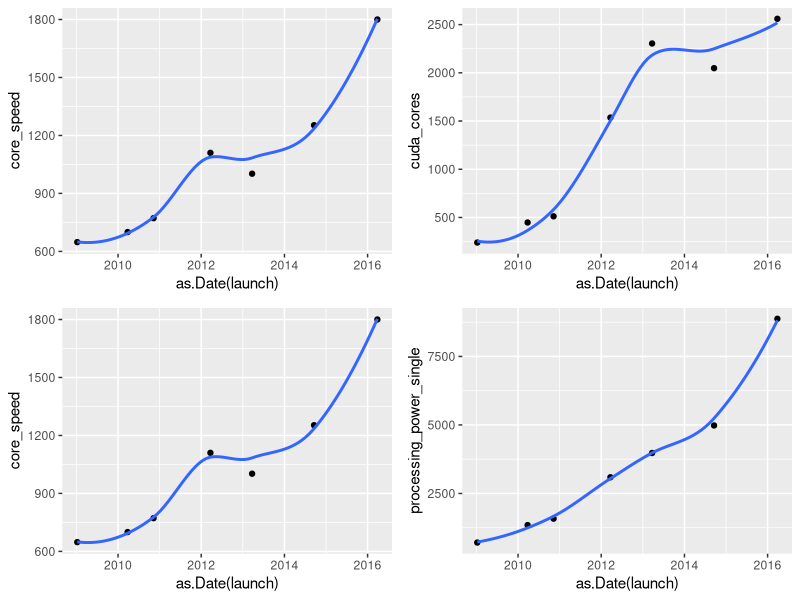
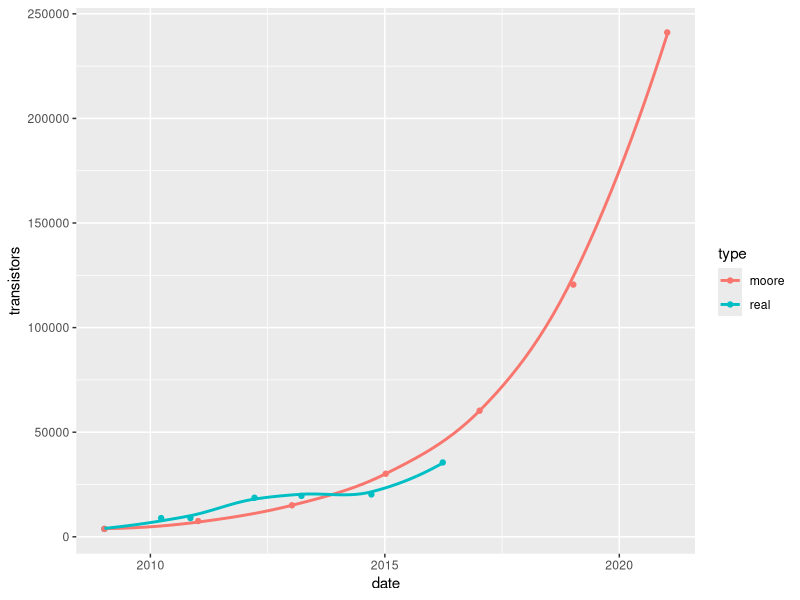

Write R code to recreate these figures, in order.
## ---- chunk 1
Sys.setenv(LANG = "en")
#Read in the data
xx80 <- read.csv("xx80.csv", sep = ";")
xx80
#Note that the only metrics we see grow linearly are transistor density, cuda core count, core speed, and processing power
#For cards with boost capabilities, we only consider the highest speeds, as performance benchmarks always bring out these speeds in the cards

#Play with linear model
library(ggplot2)
m1 <- lm(xx80$core_speed ~ as.Date(xx80$launch))
summary(m1)

#Plotting different variables that have positive correlation with performance
library(gridExtra)
p1 <- ggplot(xx80, aes(x = as.Date(launch), y = core_speed)) + geom_point() + geom_smooth(se=FALSE)
p2 <- ggplot(xx80, aes(x = as.Date(launch), y = cuda_cores)) + geom_point() + geom_smooth(se=FALSE)
p3 <- ggplot(xx80, aes(x = as.Date(launch), y = core_speed)) + geom_point() + geom_smooth(se=FALSE)
p4 <- ggplot(xx80, aes(x = as.Date(launch), y = processing_power_single)) + geom_point() + geom_smooth(se=FALSE)

grid.arrange(p1,p2,p3,p4, ncol =2, nrow =2)

transistor_density <- xx80$transistors_millions/xx80$die_size
transistor_density
#million transistors per square mm

#Moore's law predicts that the number of transistors per square inch doubles each year

#1 square mm = 0.00155 square inch
scaled_transistor_density <- xx80$transistors_millions*1000000/xx80$die_size*0.00155
scaled_transistor_density
#this is in number of transistors per square inch

#moore's predicted transistor density
moore_predicted_scaled_transistory_density <- rep(scaled_transistor_density[1], 7) * c(1,2,4,8,16,32,64)
moore_predicted_scaled_transistory_density

moore_dates <- c("2009-01-08", "2011-01-08", "2013-01-08", "2015-01-08", "2017-01-08", "2019-01-08", "2021-01-08")

transistor_df <- data.frame("date" = c(as.Date(xx80$launch), as.Date(moore_dates)), "transistors" = c(scaled_transistor_density, moore_predicted_scaled_transistory_density), "type" = c(rep("real", 7), rep("moore", 7))) 
transistor_df

nvidia_transistors <- data.frame("date" = as.Date(xx80$launch), "transistors" = scaled_transistor_density)
moore_transistors <- data.frame("date" = as.Date(moore_dates), "transistors" = moore_predicted_scaled_transistory_density)

nvidia_transistor_model <- lm(sqrt(transistors) ~ date, data = nvidia_transistors)
summary(nvidia_transistor_model)

nvidia_transistor_model2 <- lm(transistors ~ date, data = nvidia_transistors)
summary(nvidia_transistor_model2)

moore_transistor_model <- lm(log(transistors) ~ date, data = moore_transistors)
summary(moore_transistor_model)

library(car)
powerTransform(nvidia_transistors[,2])

#predicted performance boost by transistor density through nvidia linear model
predict(nvidia_transistor_model2, newdata = data.frame("date" = as.Date("2018-08-01")), type = "response")/nvidia_transistors[7,2]

#predicted performance boost by transistor density through nvidia transformed model
predict(nvidia_transistor_model, newdata = data.frame("date" = as.Date("2018-08-01")), type = "response")^2/nvidia_transistors[7,2]

#predicted performance boost by transistor density through moore's law
#starting point for moore's law is gtx 280
exp(predict(moore_transistor_model, newdata = data.frame("date" = as.Date("2018-08-01")), type = "response"))/nvidia_transistors[7,2]

ggplot(transistor_df, aes(x = date, y = transistors, color = type)) + geom_point() + geom_smooth(se=FALSE)
## ---- chunk 2
#3DMark Graphics Score
threedmark_score <- c(NA, 3649, 4952, 7672, 10490, 13898, 21787)
threedmark_score
xx80$processing_power_single
